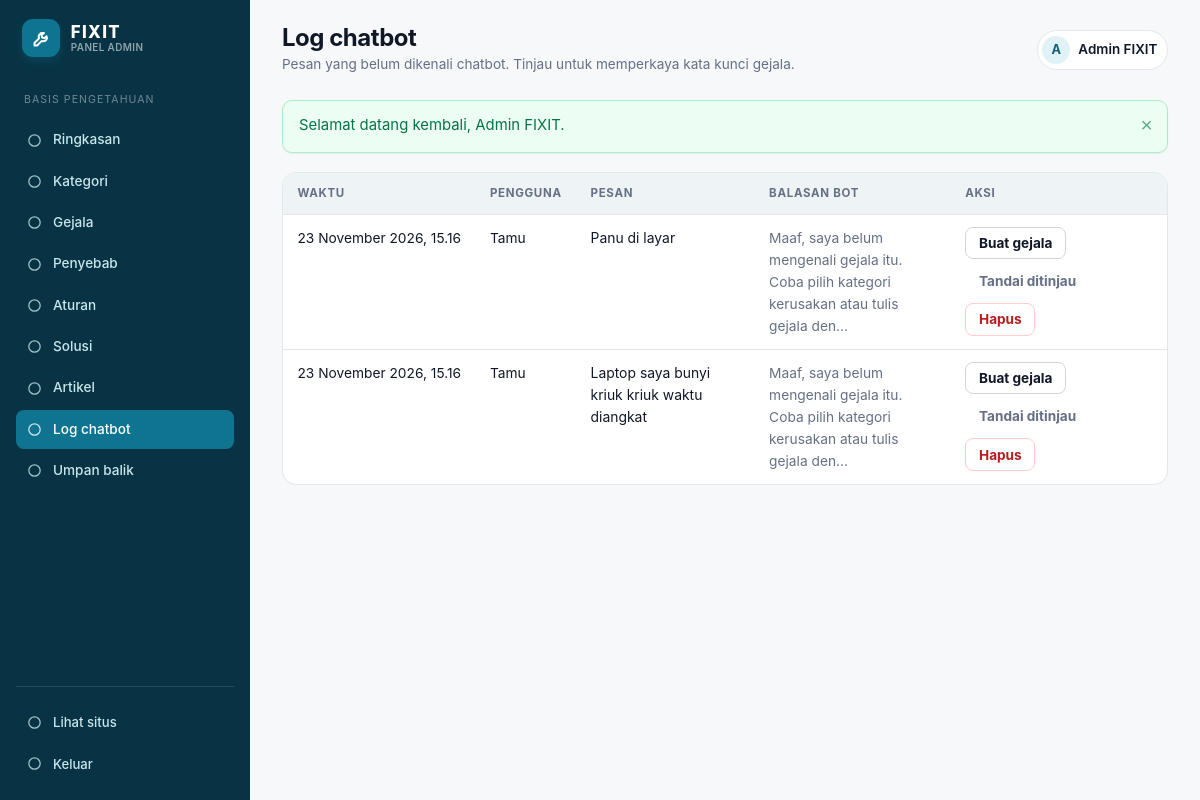
The app's page /admin/log_chat.php (signed in) with its own data.
### tables this page shows
CREATE TABLE chat_logs (
  id INT UNSIGNED AUTO_INCREMENT PRIMARY KEY,
  user_id INT UNSIGNED NULL,
  pesan TEXT NOT NULL,
  balasan TEXT NULL,
  dikenali TINYINT(1) NOT NULL DEFAULT 0,
  waktu DATETIME NOT NULL DEFAULT CURRENT_TIMESTAMP,
  CONSTRAINT fk_chat_user FOREIGN KEY (user_id)
    REFERENCES users (id) ON DELETE SET NULL
);

### includes/classes/Repository.php (called while the page is built, shortened)
<?php
class Repository
{
    public function unrecognizedLogs(int $limit = 100): array
    {
        $stmt = $this->pdo->prepare(
            'SELECT l.*, u.nama
             FROM chat_logs l LEFT JOIN users u ON u.id = l.user_id
             WHERE l.dikenali = 0
             ORDER BY l.waktu DESC, l.id DESC
             LIMIT ?'
        );
        $stmt->bindValue(1, $limit, PDO::PARAM_INT);
        $stmt->execute();
        return $stmt->fetchAll();
    }
}

### includes/functions.php (called while the page is built, shortened)
<?php
function e(mixed $value): string
{
    return htmlspecialchars((string) $value, ENT_QUOTES, 'UTF-8');
}
function url(string $path = ''): string
{
    return BASE_URL . '/' . ltrim($path, '/');
}
function format_tanggal(?string $datetime, bool $dengan_jam = false): string
{
    $bulan = [
        1 => 'Januari', 'Februari', 'Maret', 'April', 'Mei', 'Juni',
        'Juli', 'Agustus', 'September', 'Oktober', 'November', 'Desember',
    ];
    $ts = strtotime($datetime);
    $hasil = date('j', $ts) . ' ' . $bulan[(int) date('n', $ts)] . ' ' . date('Y', $ts);
    if ($dengan_jam) {
        $hasil .= ', ' . date('H.i', $ts);
    }
    return $hasil;
}
function excerpt(string $html, int $limit = 150): string
{
    $teks = trim(preg_replace('/\s+/', ' ', strip_tags($html)) ?? '');
    return rtrim(mb_substr($teks, 0, $limit)) . '...';
}

### admin/log_chat.php (the view, shortened to what this page needs)
<?php
require_once __DIR__ . '/../includes/bootstrap.php';
require_once __DIR__ . '/_layout.php';
$logs = $repo->unrecognizedLogs(200);
?>
<div class="table-wrap">
    <?php if (!$logs): ?>
        <div class="table-empty">Tidak ada pesan yang belum dikenali. Bagus!</div>
    <?php else: ?>
        <table class="data-table">
            <thead>
                <tr>
                    <th>Waktu</th>
                    <th>Pengguna</th>
                    <th>Pesan</th>
                    <th>Balasan bot</th>
                    <th>Aksi</th>
                </tr>
            </thead>
            <tbody>
                <?php foreach ($logs as $log): ?>
                    <tr>
                        <td class="nowrap small"><?= e(format_tanggal($log['waktu'], true)) ?></td>
                        <td class="small"><?= e($log['nama'] ?? 'Tamu') ?></td>
                        <td style="max-width:280px"><?= e($log['pesan']) ?></td>
                        <td style="max-width:280px" class="small muted"><?= e(excerpt((string) $log['balasan'], 90)) ?></td>
                        <td>
                            <div class="actions">
                                <a class="btn btn-outline btn-sm"
                                   href="<?= url('/admin/gejala.php?action=new&pertanyaan=' . urlencode((string) $log['pesan']) . '&kata_kunci=' . urlencode((string) $log['pesan'])) ?>">
                                    Buat gejala
                                </a>
                                <form method="post" style="display:inline">
                                    <button type="submit" class="btn btn-ghost btn-sm">Tandai ditinjau</button>
                                </form>
                                <form method="post" data-confirm="Hapus log ini?" style="display:inline">
                                    <button type="submit" class="btn btn-danger btn-sm">Hapus</button>
                                </form>
                            </div>
                        </td>
                    </tr>
                <?php endforeach; ?>
            </tbody>
        </table>
    <?php endif; ?>
</div>

### assets/css/style.css (style rules this page uses)
:root { --bg: #f6f8fa; --surface: #ffffff; --surface-2: #eef3f5; --text: #101828; --muted: #667085; --border: #e4e7ec; --border-strong: #d0d5dd; --primary: #0e7490; --primary-dark: #155e75; --primary-soft: #e0f2f6; --primary-ink: #083344; --amber: #b45309; --risk-rendah: #15803d; --risk-rendah-bg: #ecfdf3; --risk-sedang: #b45309; --risk-sedang-bg: #fffaeb; --risk-tinggi: #b91c1c; --risk-tinggi-bg: #fef3f2; --radius: 14px; --radius-sm: 10px; --radius-lg: 20px; --shadow-sm: 0 1px 2px rgba(16, 24, 40, .05); --shadow: 0 8px 24px rgba(16, 24, 40, .07); --shadow-lg: 0 24px 48px rgba(16, 24, 40, .10); --font: -apple-system, BlinkMacSystemFont, "Segoe UI", Inter, Roboto, "Helvetica Neue", Arial, sans-serif; --mono: "Cascadia Code", "SFMono-Regular", Consolas, monospace; }
*, *::before, *::after { box-sizing: border-box; }
html { -webkit-text-size-adjust: 100%; scroll-behavior: smooth; }
body { margin: 0; background: var(--bg); color: var(--text); font-family: var(--font); font-size: 16px; line-height: 1.6; -webkit-font-smoothing: antialiased; }
a { color: var(--primary-dark); text-decoration: none; }
.btn { display: inline-flex; align-items: center; justify-content: center; gap: .45rem; padding: .68rem 1.15rem; border: 1px solid transparent; border-radius: 10px; font-family: inherit; font-size: .95rem; font-weight: 650; line-height: 1.2; cursor: pointer; transition: transform .12s ease, background .15s ease, border-color .15s ease, box-shadow .15s ease; text-align: center; }
.btn-outline { background: var(--surface); border-color: var(--border-strong); color: var(--text); }
.btn-ghost { background: transparent; color: var(--muted); }
.btn-danger { background: #fff; border-color: #fecdca; color: var(--risk-tinggi); }
.btn-sm { padding: .45rem .8rem; font-size: .85rem; border-radius: 8px; }
.muted { color: var(--muted); }
.small { font-size: .86rem; }
.nowrap { white-space: nowrap; }
.table-wrap { overflow-x: auto; border: 1px solid var(--border); border-radius: var(--radius); background: var(--surface); }
.data-table { width: 100%; border-collapse: collapse; font-size: .87rem; min-width: 620px; }
.data-table th { text-align: left; padding: .7rem .9rem; background: var(--surface-2); color: var(--muted); font-size: .72rem; letter-spacing: .06em; text-transform: uppercase; font-weight: 700; border-bottom: 1px solid var(--border); white-space: nowrap; }
.data-table td { padding: .75rem .9rem; border-bottom: 1px solid var(--border); vertical-align: top; }
.data-table tr:last-child td { border-bottom: 0; }
.data-table .actions { display: flex; gap: .35rem; flex-wrap: wrap; }

### records on screen
chat_logs: waktu "23 November 2026, 15.16", nama "Tamu", pesan "Panu di layar", balasan "Maaf, saya belum mengenali gejala itu. Coba pilih kategori kerusakan atau tulis gejala den..."
chat_logs: waktu "23 November 2026, 15.16", nama "Tamu", pesan "Laptop saya bunyi kriuk kriuk waktu diangkat", balasan "Maaf, saya belum mengenali gejala itu. Coba pilih kategori kerusakan atau tulis gejala den..."

### other values on screen
$label "Ringkasan"
$label "Kategori"
$label "Gejala"
$label "Penyebab"
$label "Aturan"
$label "Solusi"
$label "Artikel"
$label "Log chatbot"
$label "Umpan balik"
$title "Log chatbot"
$subtitle "Pesan yang belum dikenali chatbot. Tinjau untuk memperkaya kata kunci gejala."
mb_strtoupper(mb_substr($pengguna['nama'] ?? 'A', 0, 1)) "A"
$pengguna['nama'] "Admin FIXIT"
$flash['message'] "Selamat datang kembali, Admin FIXIT."
